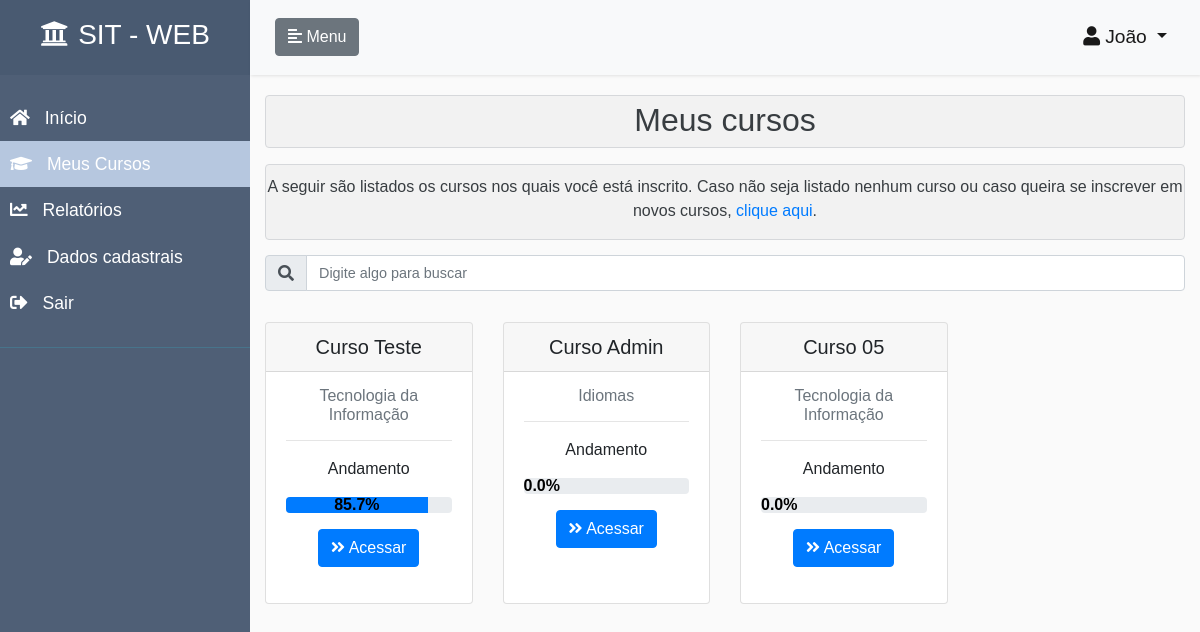
Page /meus-cursos/ (signed in) on the committed database.
### accounts/models.py (models this page shows, shortened)
class CustomUser(AbstractUser):
    ALUNO = 1
    INSTRUTOR = 2
    PERFIS = (
        (ALUNO, 'Aluno'),
        (INSTRUTOR, 'Instrutor')
    )
    email = models.EmailField(unique=True)
    perfil = models.PositiveSmallIntegerField(
        choices=PERFIS,
        null=True,
        blank=True
    )
    REQUIRED_FIELDS = []
    USERNAME_FIELD = 'email'
    def tem_perfil_aluno(self):
        if self.perfil == self.ALUNO:
            return True
        return False

### core/models.py (models this page shows, shortened)
class Curso(models.Model):
    objects = CursoManager()
    titulo = models.CharField(unique=True, max_length=70)
    categoria = models.ForeignKey(Categoria, on_delete=models.CASCADE)
    usuario = models.ForeignKey(AUTH_USER_MODEL, on_delete=models.CASCADE)
    nome_instrutor = models.CharField(null=True, blank=True, max_length=50)
    palavras_chaves = models.CharField(max_length=150, null=True, blank=True)
    descricao = models.TextField(max_length=250, null=True, blank=True)
    publicado = models.BooleanField(default=False)
    data_publicado = models.DateTimeField(null=True, blank=True)
    data_criacao = models.DateTimeField(auto_now_add=True, null=True, blank=True)
    data_atualizacao = models.DateTimeField(auto_now=True, null=True, blank=True)
    class Meta:
        verbose_name = "Curso"
        verbose_name_plural = "Cursos"
    class CustomMeta:
        ordering_field = 'titulo'
        search_fields = ['titulo', 'categoria__titulo', 'usuario__username', 'palavras_chaves', 'descricao']

class Categoria(models.Model):
    objects = CategoriaManager()
    titulo = models.CharField(max_length=40)
    data_criacao = models.DateTimeField(auto_now_add=True, null=True, blank=True)
    data_atualizacao = models.DateTimeField(auto_now=True, null=True, blank=True)
    class Meta:
        verbose_name = "Categoria"
        verbose_name_plural = "Categorias"
    class CustomMeta:
        ordering_field = 'titulo'
        search_fields = ['titulo',]

### core/views.py (the view, shortened to what this page needs)
# urls.py: path('meus-cursos/',                        meusCursosView,                                 name='meus-cursos'),
@login_required
def meusCursosView(request):
    if request.user.tem_perfil_aluno():
        inscricoes_usuario = Inscricao.objects.filter(
            usuario=request.user
        ).order_by(
            '-data_atualizacao'
        )
        lista_cursos = []
        for inscricao in inscricoes_usuario:
            dict_curso = {}
            curso = Curso.objects.filter(
                id=inscricao.curso.id,
                publicado=True
            )
            try:
                search = request.GET.get('search')
            except:
                search = None
            if search:
                search_fields = Curso.CustomMeta.search_fields
                filtro = reduce(or_,
                                [Q(**{'{}__icontains'.format(f): search}) for f
                                 in search_fields], Q())
                curso = curso.filter(filtro)
            if curso.count() == 1:
                dict_curso['curso'] = curso[0]
                dict_curso['inscricao'] = inscricao
                dict_curso['categoria'] = curso[0].categoria.titulo
                percentual_andamento = "{:.1f}".format(
                    inscricao.percentual_andamento)
                dict_curso['percentual_andamento'] = percentual_andamento
                lista_cursos.append(dict_curso)
        nao_tem_cursos = False
        if len(lista_cursos) == 0:
            nao_tem_cursos = True
        nome_template = 'core/meus-cursos.html'
        if request.is_ajax():
            nome_template = 'core/meus-cursos-conteudo.html'
        return render(
            request,
            nome_template,
            {
                'lista_cursos': lista_cursos,
                'nao_tem_cursos': nao_tem_cursos,
                'perfil_aluno': True,
                'menu_inicio': False,
                'menu_meus_cursos': True,
                'menu_cadastros': False,
                'menu_relatorios': False,
                'menu_usuarios': False,
                'menu_dados_cadastrais': False,
            }
        )

### core/templates/core/meus-cursos.html
{% extends 'pagina-inicial.html' %}
{% load crispy_forms_tags %}
{% load static %}
{% block head %}
    <link rel="stylesheet" href="{% static 'css/styles.css' %}">
{% endblock %}
{% block content_page %}
        <div class="alert alert-secondary" role="alert" style="background-color: rgba(0,0,0,.03); padding: 0; margin-left: 0px; margin-right: 0px;">
            <h2 class="text-center" style="margin-top: 5px;">Meus cursos</h2>
        </div>
        <div class="alert alert-secondary" role="alert" style="background-color: rgba(0,0,0,.03); padding: 0; margin-bottom: 0;">
            <p class="text-center" style="margin-top: 10px;">
                A seguir são listados os cursos nos quais você está inscrito. Caso não seja listado nenhum curso ou caso queira se inscrever em
                novos cursos, <a href="/cursos"> clique aqui</a>.
            </p>
        </div>
        <div style="margin-left: 0px; margin-right: 0px;">
            <div class="col-12 search-div">
                <form method="GET" id="search-form">
                    <div class="input-group mb-3">
                        <div class="input-group-prepend">
                            <span class="input-group-text" id="basic-addon1"><i class="fas fa-search" id="teste"></i></span>
                        </div>
                        <input class="form-control" type="text" id="search" name="search"
                               placeholder="Digite algo para buscar"
                               value="{{ request.GET.search }}"
                               style="font-size: 0.9rem"
                               title="Informe qualquer caracteristica de um curso para filtrar">
                    </div>
                </form>
            </div>
            <div class="container-pesquisa">
                {% include  'core/meus-cursos-conteudo.html' %}
            </div>
        </div>
{% endblock %}

### templates/pagina-inicial.html (shortened to what this page needs)
{% extends  'base.html' %}
{% load static %}
{% load crispy_forms_tags %}
{% block body %}
<body>
    <div class="wrapper">
        <nav id="sidebar">
            <div class="sidebar-header">
                <h3><a href="/" style="color: white;"><i class="fas fa-university class-icone" style="margin-right: 10px;  margin-top: 5px;"></i>SIT - WEB</a></h3>
            </div>
            <ul class="list-unstyled components">
                {% if menu_inicio == True %}
                <li class="active">
                    <a class="class-link" href="/area-usuario" title="Acessa área do usuário">
                        <i class="fas fa-home class-icon"></i>
                        Início
                    </a>
                </li>
                {% else%}
                <li>
                    <a class="class-link" href="/area-usuario" title="Acessa área do usuário">
                        <i class="fas fa-home class-icon"></i>
                        Início
                    </a>
                </li>
                {% endif %}
                {% if perfil_aluno == True or perfil_instrutor == True %}
                    {% if menu_meus_cursos == True %}
                    <li class="active">
                        <a class="class-link" href="/meus-cursos/"  title="Acessa cursos do usuário">
                            <i class="fas fa-graduation-cap class-icon"></i>
                            Meus Cursos
                        </a>
                    </li>
                    {% endif %}
                {% endif %}
                {% if menu_relatorios == True %}
                <li class="active">
                    <a class="class-link" href="/relatorio-acompanhamento/"  title="Acessa relatórios de acompanhamento">
                        <i class="fas fa-chart-line class-icon"></i>
                        Relatórios
                    </a>
                </li>
                {% else%}
                <li>
                    <a class="class-link" href="/relatorio-acompanhamento/" title="Acessa relatórios de acompanhamento">
                        <i class="fas fa-chart-line class-icon"></i>
                        Relatórios
                    </a>
                </li>
                {% endif %}
                {% if menu_dados_cadastrais == True %}
                    <li class="active">
                {% else%}
                    <li>
                {% endif %}
                    <a class="class-link" href="/accounts/edit/{{ user.id }}" title="Informações de dados cadastrais do usuário">
                        <i class="fas fa-user-edit class-icon"></i>
                        Dados cadastrais
                    </a>
                </li>
                <li>
                    <a class="class-link" href="/accounts/logout" title="Realiza logout do usuário">
                        <i class="fas fa-sign-out-alt class-icon"></i>
                        Sair
                    </a>
                </li>
            </ul>
        </nav>
        <div id="content" class="container-fluid" style="padding-top: 0; padding-left: 0; padding-right: 0;">
            <nav class="navbar navbar-expand-lg navbar-light bg-light">
                <div class="container-fluid">
                    <button type="button" id="sidebarCollapse" class="btn btn-secondary">
                        <i class="fas fa-align-left"></i>
                        <span class="class-span">Menu</span>
                    </button>
                    <div class="collapse navbar-collapse" id="navbarSupportedContent">
                        <ul class="navbar-nav ml-auto">
                              <li class="nav-item active dropdown">
                                <a class="nav-link dropdown-toggle" href="#" id="navbarDropdownMenuLink" data-toggle="dropdown" aria-haspopup="true" aria-expanded="false" style="font-size: 1.2rem;">
                                  <i class="fas fa-user class-icon icone-usuario"></i>{{ user.first_name }}
                                </a>
                              </li>
                        </ul>
                    </div>
                </div>
            </nav>
            <div class="container-fluid">
                {% block content_page %}{% endblock %}
            </div>
        </div>
    </div>
</body>
{% endblock %}

### core/templates/core/meus-cursos-conteudo.html
                {% if nao_tem_cursos == False %}
                <div class="row">
                {% for elemento in lista_cursos %}
                    <div class="col-sm-3" style="margin-bottom: 20px;">
                        <div class="card card-curso h-100 ">
                            <div class="card-header">
                                <h5 class="text-center" style="margin: 0; padding: 0;">{{elemento.curso.titulo}}</h5>
                            </div>
                            <div class="card-body">
                                <h6 class="card-subtitle mb-2 text-muted text-center">{{elemento.categoria}}</h6>
                                <hr/>
                                <p class="card-text text-center">Andamento</i></p>
                                <p>
                                    <div class="progress">
                                        <div class="progress-bar" role="progressbar" style="width: {{ elemento.percentual_andamento }}%"aria-valuenow="0" aria-valuemin="0" aria-valuemax="100">
                                            <span class="perc-nota"><b style="font-size: 1rem; color: black">{{ elemento.percentual_andamento }}%</b></span>
                                        </div>
                                    </div>
                                </p>
                                <p>
                                    <div class="col text-center">
                                        <a href="/conteudo-curso/{{elemento.curso.id}}" class="btn btn-primary" role="button" title="Acessa página de conteúdos do curso">
                                            <i class="fas fa-angle-double-right class-icone-button"></i>
                                                Acessar
                                        </a>
                                    </div>
                                </p>
                            </div>
                        </div>
                    </div>
                {% endfor %}
                </div>
                {% else %}
                <h5 class="text-center" style="margin-top: 20px;">Sem cursos a serem exibidos</h5>
                {% endif %}

### static/css/styles.css (style rules this page uses)
.search-div { padding: 0px; margin-top: 15px; margin-bottom: 15px; display: inline-block; }
body { font-family: 'Poppins', sans-serif; background: #fafafa; }
.icone-usuario { margin-right: 5px; }
.class-link, .class-link:hover, .class-link:focus { color: inherit; text-decoration: none; transition: all 0.3s; }
.navbar { padding: 15px 10px; background: #fff; border: none; border-radius: 0; margin-bottom: 20px; box-shadow: 1px 1px 3px rgba(0, 0, 0, 0.1); }
.class-icon, .class-span { display: inline-block; }
.wrapper { display: flex; align-items: stretch; }
#sidebar { min-width: 250px; max-width: 250px; background: #4f5f76; color: #fff; transition: all 0.3s; }
#sidebar ul li a { text-align: left; }
#sidebar .sidebar-header { padding: 15px; background: #495A71; text-align: center; }
#sidebar ul.components { padding: 20px 0; border-bottom: 1px solid #47748b; }
#sidebar ul li a { padding: 10px; font-size: 1.1em; display: block; }
#sidebar ul li a i { margin-right: 10px; }
#sidebar ul li.active>a, .class-link[aria-expanded="true"] { color: #fff; background: #B6C7DF; }
#content { width: 100%; padding-bottom: 20px; min-height: 100vh; transition: all 0.3s; }

### rows in the picture
CustomUser: first_name "João"
Curso: curso.titulo "Curso Teste", categoria "Tecnologia da Informação", percentual_andamento "85.7"
Curso: curso.titulo "Curso Admin", categoria "Idiomas", percentual_andamento "0.0"
Curso: curso.titulo "Curso 05", categoria "Tecnologia da Informação", percentual_andamento "0.0"
